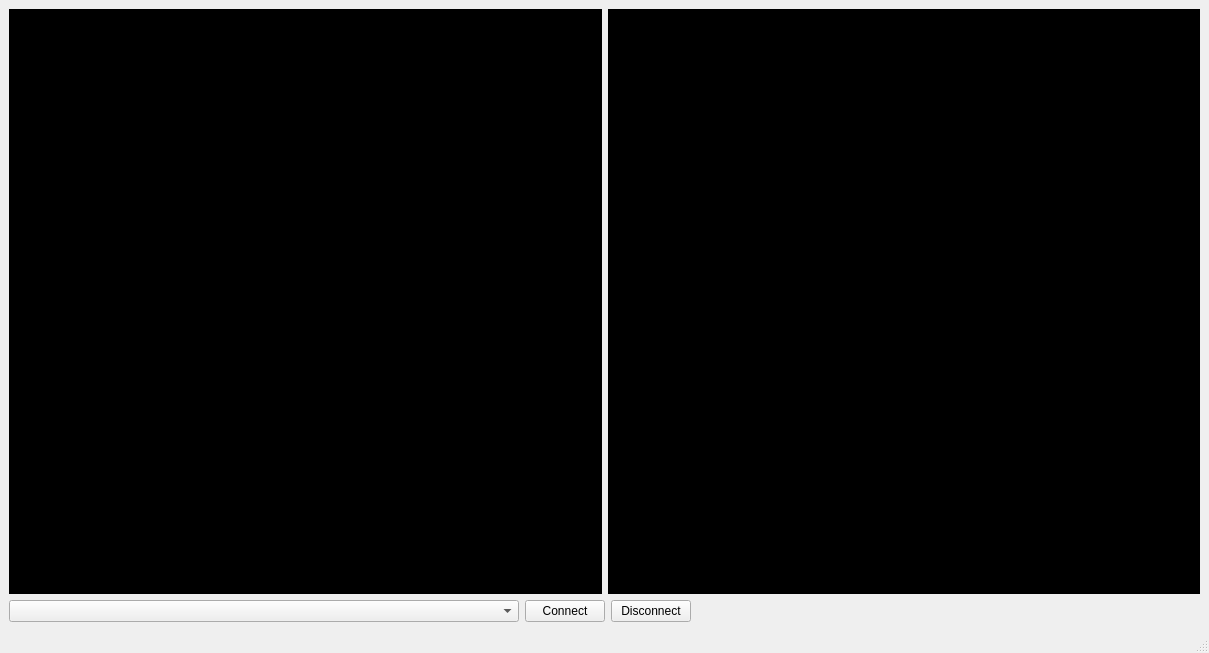
<?xml version="1.0" encoding="UTF-8"?>
<ui version="4.0">
 <class>MainWindow</class>
 <widget class="QMainWindow" name="MainWindow">
  <property name="geometry">
   <rect>
    <x>0</x>
    <y>0</y>
    <width>1209</width>
    <height>653</height>
   </rect>
  </property>
  <property name="sizePolicy">
   <sizepolicy hsizetype="Fixed" vsizetype="Fixed">
    <horstretch>0</horstretch>
    <verstretch>0</verstretch>
   </sizepolicy>
  </property>
  <property name="windowTitle">
   <string>MainWindow</string>
  </property>
  <widget class="QWidget" name="centralwidget">
   <layout class="QGridLayout" name="gridLayout">
    <item row="0" column="0">
     <widget class="Grapher" name="waveformGraph" native="true">
      <property name="sizePolicy">
       <sizepolicy hsizetype="Expanding" vsizetype="Expanding">
        <horstretch>0</horstretch>
        <verstretch>0</verstretch>
       </sizepolicy>
      </property>
      <property name="autoFillBackground">
       <bool>false</bool>
      </property>
      <property name="styleSheet">
       <string notr="true">background-color: rgb(0, 0, 0);</string>
      </property>
     </widget>
    </item>
    <item row="0" column="1">
     <widget class="Grapher" name="spectrumGraph" native="true">
      <property name="sizePolicy">
       <sizepolicy hsizetype="Expanding" vsizetype="Expanding">
        <horstretch>0</horstretch>
        <verstretch>0</verstretch>
       </sizepolicy>
      </property>
      <property name="palette">
       <palette>
        <active>
         <colorrole role="Button">
          <brush brushstyle="SolidPattern">
           <color alpha="255">
            <red>0</red>
            <green>0</green>
            <blue>0</blue>
           </color>
          </brush>
         </colorrole>
         <colorrole role="Base">
          <brush brushstyle="SolidPattern">
           <color alpha="255">
            <red>0</red>
            <green>0</green>
            <blue>0</blue>
           </color>
          </brush>
         </colorrole>
         <colorrole role="Window">
          <brush brushstyle="SolidPattern">
           <color alpha="255">
            <red>0</red>
            <green>0</green>
            <blue>0</blue>
           </color>
          </brush>
         </colorrole>
        </active>
        <inactive>
         <colorrole role="Button">
          <brush brushstyle="SolidPattern">
           <color alpha="255">
            <red>0</red>
            <green>0</green>
            <blue>0</blue>
           </color>
          </brush>
         </colorrole>
         <colorrole role="Base">
          <brush brushstyle="SolidPattern">
           <color alpha="255">
            <red>0</red>
            <green>0</green>
            <blue>0</blue>
           </color>
          </brush>
         </colorrole>
         <colorrole role="Window">
          <brush brushstyle="SolidPattern">
           <color alpha="255">
            <red>0</red>
            <green>0</green>
            <blue>0</blue>
           </color>
          </brush>
         </colorrole>
        </inactive>
        <disabled>
         <colorrole role="Button">
          <brush brushstyle="SolidPattern">
           <color alpha="255">
            <red>0</red>
            <green>0</green>
            <blue>0</blue>
           </color>
          </brush>
         </colorrole>
         <colorrole role="Base">
          <brush brushstyle="SolidPattern">
           <color alpha="255">
            <red>0</red>
            <green>0</green>
            <blue>0</blue>
           </color>
          </brush>
         </colorrole>
         <colorrole role="Window">
          <brush brushstyle="SolidPattern">
           <color alpha="255">
            <red>0</red>
            <green>0</green>
            <blue>0</blue>
           </color>
          </brush>
         </colorrole>
        </disabled>
       </palette>
      </property>
      <property name="styleSheet">
       <string notr="true">background-color: rgb(0, 0, 0);</string>
      </property>
     </widget>
    </item>
    <item row="1" column="0" colspan="2">
     <layout class="QHBoxLayout" name="horizontalLayout">
      <item>
       <widget class="QComboBox" name="portCmbBox">
        <property name="sizePolicy">
         <sizepolicy hsizetype="MinimumExpanding" vsizetype="Fixed">
          <horstretch>0</horstretch>
          <verstretch>0</verstretch>
         </sizepolicy>
        </property>
       </widget>
      </item>
      <item>
       <widget class="QPushButton" name="conBtn">
        <property name="text">
         <string>Connect</string>
        </property>
       </widget>
      </item>
      <item>
       <widget class="QPushButton" name="disconBtn">
        <property name="text">
         <string>Disconnect</string>
        </property>
       </widget>
      </item>
      <item>
       <spacer name="horizontalSpacer">
        <property name="orientation">
         <enum>Qt::Orientation::Horizontal</enum>
        </property>
        <property name="sizeHint" stdset="0">
         <size>
          <width>40</width>
          <height>20</height>
         </size>
        </property>
       </spacer>
      </item>
     </layout>
    </item>
   </layout>
  </widget>
  <widget class="QMenuBar" name="menubar">
   <property name="geometry">
    <rect>
     <x>0</x>
     <y>0</y>
     <width>1209</width>
     <height>30</height>
    </rect>
   </property>
  </widget>
  <widget class="QStatusBar" name="statusbar"/>
 </widget>
 <customwidgets>
  <customwidget>
   <class>Grapher</class>
   <extends>QWidget</extends>
   <header>grapher.h</header>
   <container>1</container>
  </customwidget>
 </customwidgets>
 <resources/>
 <connections/>
</ui>
